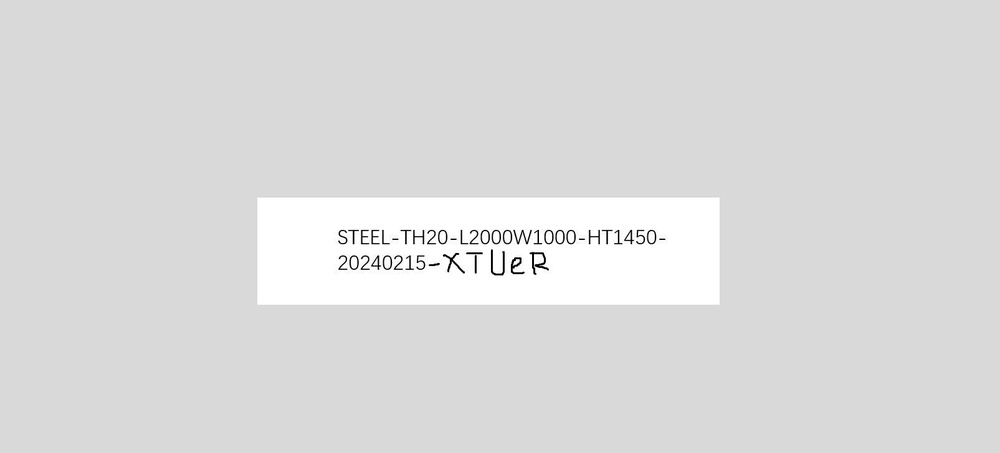
#> input picture image_history/STEEL-TH20-L2000W1000-HT1450-20240215.jpg, 1000 x 453 px, shrunk from 1605 x 727 before the run; its folder holds only this picture in this run
$ python -i Tensseract_Test.py   (imports and definitions only)
#> lines starting #> are read from the running program, lines starting #| are printed output that depends on the picture; after the words box and inside, x2 and y2 are one past the last pixel; in counts of white or black regions, pixels touching at a corner belong together; long printed decimals are rounded
import os
from datetime import datetime
import cv2
import numpy as np
import pytesseract
from PIL import Image

def ocr_image(image):
    """对传入的图像进行OCR识别"""
    return pytesseract.image_to_string(image, lang='chi_sim')

# 图像预处理函数
# [48 lines left out: functions preprocess_image, process_images_from_folder, not called in this run]

class Corrected_Tilt:

    def __init__(self,img_path):
        self.img_path = img_path
        self.image = cv2.imread(img_path)
#> self.image is the input picture: shape (453, 1000, 3); min 0, max 255, mean 220

    def detect_skew_angle(self, image):
        """
        检测图像的倾斜角度。

        :param image: 输入的图像（BGR格式）
        :return: 倾斜角度（度）
        """
        # 将图像转换为灰度图
        gray = cv2.cvtColor(image, cv2.COLOR_BGR2GRAY)

        # 使用 Canny 边缘检测算法找到图像中的边缘
        edges = cv2.Canny(gray, 50, 150, apertureSize=3)

        # 使用霍夫变换检测直线
        lines = cv2.HoughLines(edges, 1, np.pi / 180, 200)

        # 如果检测到直线，则计算所有直线的角度的中位数作为图像的倾斜角度
        print('倾斜度数：',end='')
        if lines is not None:
            angles = []
            for rho, theta in lines[0]:
                angle = theta * 180 / np.pi
                angles.append(angle)

            median_angle = np.median(angles)

            print(median_angle-90)
            return median_angle
        else:
            # 如果没有检测到足够的直线，则返回 0，表示没有明显的倾斜
            return 0

    def rotate_image(self, image, angle):
        """
        旋转图像以校正倾斜。

        :param image: 输入的图像（BGR格式）
        :param angle: 倾斜角度（度）
        :return: 旋转后的图像
        """
        # 获取图像的高度和宽度
        (h, w) = image.shape[:2]

        # 计算旋转中心
        center = (w // 2, h // 2)

        # 创建旋转矩阵
        M = cv2.getRotationMatrix2D(center, angle, 1.0)

        # 使用 warpAffine 函数旋转图像
        rotated = cv2.warpAffine(image, M, (w, h), flags=cv2.INTER_CUBIC, borderMode=cv2.BORDER_REPLICATE)

        return rotated

    # [12 lines left out: function ocr_with_tesseract, not called in this run]

    def adjustImg(self):
        angle = self.detect_skew_angle(self.image)  # 检测倾斜角度
#> in detect_skew_angle, `edges = cv2.Canny(gray, 50, 150, apertureSize=3)`:
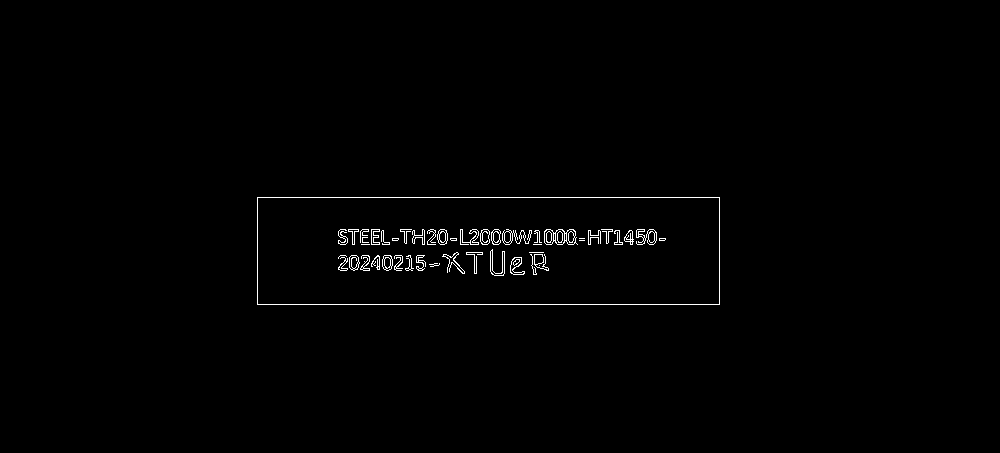
#> edges: shape (453, 1000); 0.82% white in thin lines or dots, all inside (x1, y1, x2, y2) = (257, 197, 720, 305)
#> in detect_skew_angle, `lines = cv2.HoughLines(edges, 1, np.pi / 180, 200)`: lines = [[197, 1.57], [304, 1.57]]
#> the loop in detect_skew_angle, `for rho, theta in lines[0]:` made 1 pass
#> (rho, theta, angle) on pass 1: (197, 1.57, 90)
#> after the loop in detect_skew_angle, `for rho, theta in lines[0]:`: angles = [90]
#> in detect_skew_angle, `median_angle = np.median(angles)`: median_angle = 90
#| 2.5044781608585254e-06
#> angle = 90
        rotated_image = self.rotate_image(self.image, angle-90)   # 旋转图像
#> in rotate_image, `M = cv2.getRotationMatrix2D(center, angle, 1.0)`: M = [[1, 4.37e-08, -9.88e-06], [-4.37e-08, 1, 2.19e-05]]
        return rotated_image

>>> result = Corrected_Tilt('../image_history/STEEL-TH20-L2000W1000-HT1450-20240215.jpg').adjustImg()

$ run again, on image_history/test01_10.jpg
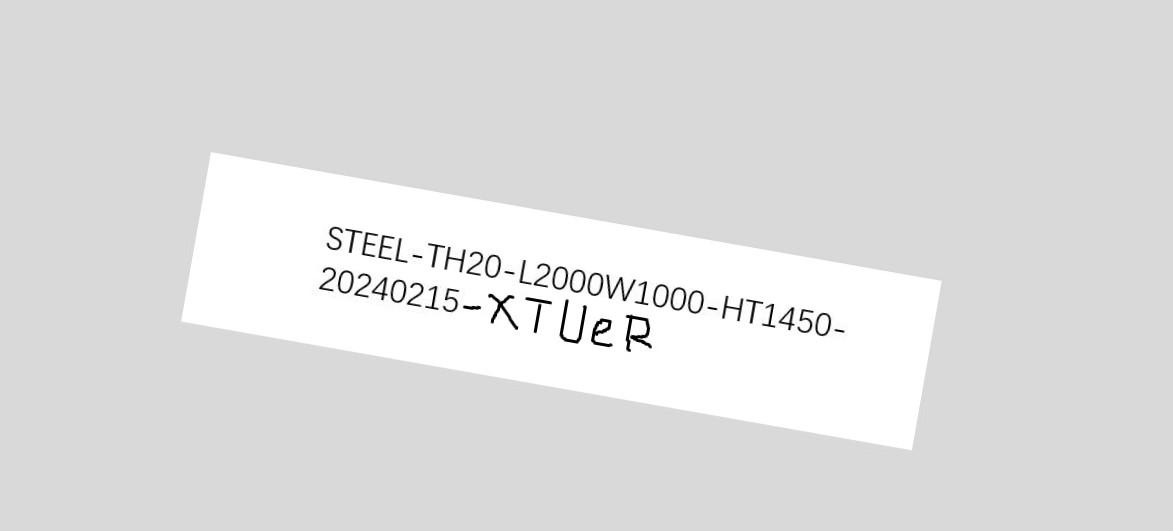
#> input picture image_history/test01_10.jpg, 1173 x 531 px
#> in __init__, self.image is the input picture: shape (531, 1173, 3); min 0, max 255, mean 222.7
#> in detect_skew_angle, `edges = cv2.Canny(gray, 50, 150, apertureSize=3)`:
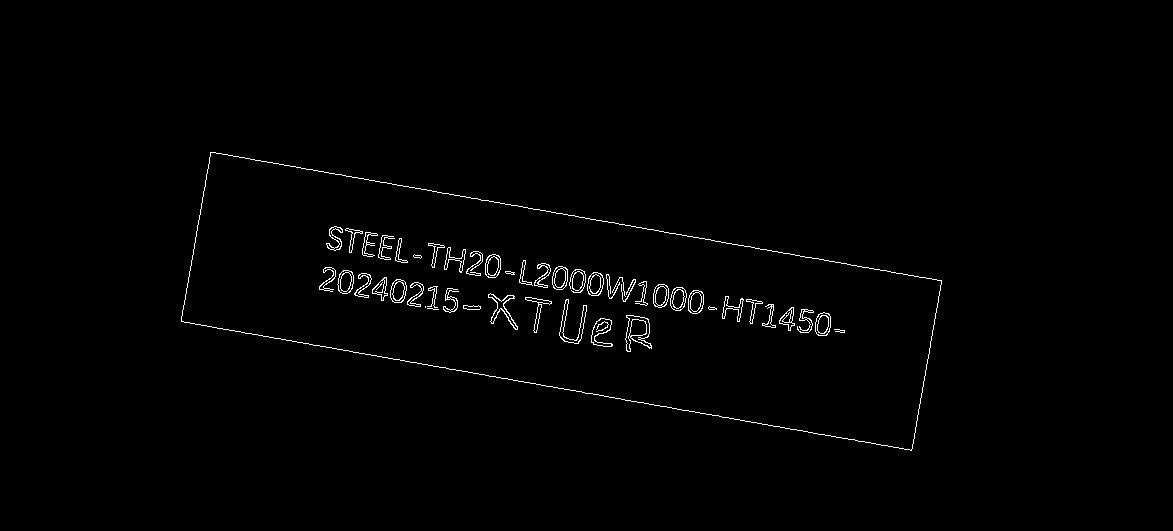
#> edges: shape (531, 1173); 1% white in thin lines or dots, all inside (x1, y1, x2, y2) = (181, 152, 942, 451)
#> lines = [[285, 1.75], [113, 1.75]]
#> the loop in detect_skew_angle, `for rho, theta in lines[0]:` made 1 pass
#> (rho, theta, angle) on pass 1: (285, 1.75, 100)
#> after the loop in detect_skew_angle, `for rho, theta in lines[0]:`: angles = [100]
#> median_angle = 100
#| 10.000
#> M = [[0.985, 0.174, -37.11], [-0.174, 0.985, 105.8]]
#> in rotate_image, `rotated = cv2.warpAffine(image, M, (w, h), flags=cv2.INTER_CUBIC, bord..`:
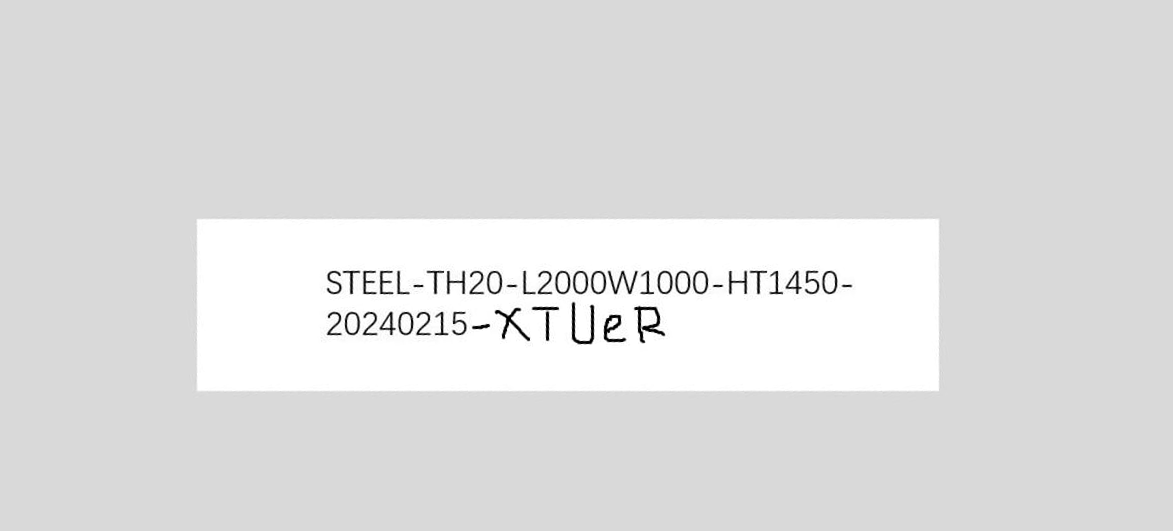
#> rotated: shape (531, 1173, 3); min 0, max 255, mean 222.7
